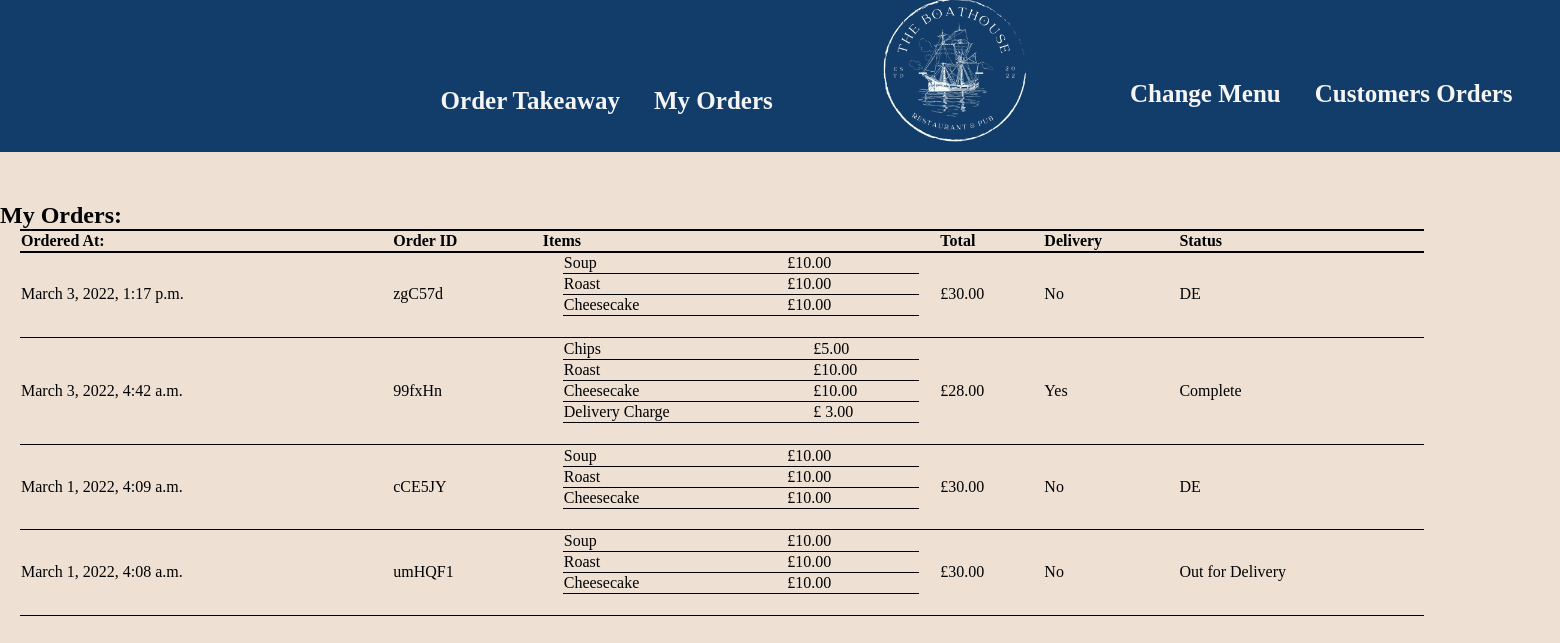
/my_orders/ (signed in), run on an earlier commit of the app's database.
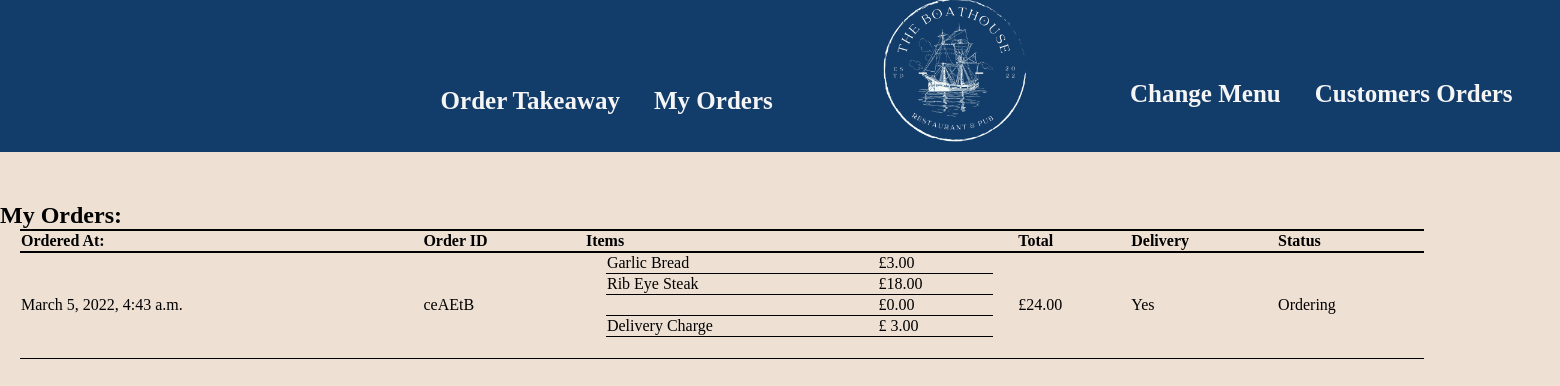
And on a later commit of the database.
### menu/models.py (models this page shows, shortened)
class Order(models.Model):
    Ordering = "OR"
    Pending = "PE"
    Delivery = "DL"
    Collect = "CL"
    Complete = "CO"
    Delivery = "DL"
    Collection = "CL"
    status_type = [(Ordering, "Ordering"),(Pending, "Pending"), (Delivery, "Out for Delivery"), (Collect, "Ready for Collection"), (Complete, "Complete")]
    delivery_type = [(Delivery, "Delivery"),(Collection, "Collection")]
    time = models.DateTimeField(auto_now_add = True, editable= False) #automatically adds the time of when the data was added to the database
    order_code = models.CharField(max_length=6, primary_key=True, editable=False, unique=True)
    customer = models.ForeignKey(CustomUser, on_delete=models.CASCADE, default = id(CustomUser)) #automatically adds the user of added the data to the database
    starter  = models.ForeignKey(Dish, on_delete=models.SET_DEFAULT, limit_choices_to= Q(course = "ST") | Q(course = "EM"), related_name='starter', default= id(1)) # defaults the field input to a blank dish worth £0
    main = models.ForeignKey(Dish, on_delete=models.SET_DEFAULT, limit_choices_to=Q(course = "MA") | Q(course = "EM"), related_name='main', default= id(1))
    dessert = models.ForeignKey(Dish, on_delete=models.SET_DEFAULT, limit_choices_to=Q(course = "DE") | Q(course = "EM"), related_name='dessert', default= id(1))
    delivery = models.CharField(max_length = 2, choices= delivery_type, default = "DL")
    status = models.CharField(max_length = 2, choices= status_type, default = "OR")
    @property
    def get_total(self):
        prices =[self.starter.price, self.main.price, self.dessert.price]
        total = 0
        for price in prices:
                total += price
        if self.delivery == "DL":
            total += 3
        return total

class Dish(models.Model):
    Empty = "EM"
    Starter = "ST"
    Main = "MA"
    Dessert = "DE"
    Meat = "ME"
    Fish = "FI"
    Vegetarian = "VE"
    course_type = [(Empty, " "), (Starter, "Starter"), (Main, "Main"), (Dessert, "Dessert")]
    dietry_type = [(Meat, "Meat"), (Fish, "Fish"), (Vegetarian, "Vegetarian")]
    course = models.CharField(max_length = 2, choices= course_type, default = "ST")
    name = models.CharField(max_length= 50, blank =True)
    descrip= models.CharField(max_length= 150, blank =True, verbose_name= "description")
    diet = models.CharField(max_length = 2, choices= dietry_type, blank = True)
    price = models.FloatField(validators=[MinValueValidator(0.00)], default=0.00)
    def __str__(self):
        return self.name

### menu/views.py (the view)
# urls.py: path("my_orders/", views.MyOrderView.as_view(), name="myorders"),
class MyOrderView(LoginRequiredMixin, ListView):
        model = Order
        template_name = "menu/my_orders.html"
        def get_queryset(self):
            return Order.objects.filter(customer = self.request.user).order_by("-time")

### menu/templatetags/auth_extras.py (called while the page is built)
@register.filter(name='has_group')
def has_group(user, group_name):
    return user.groups.filter(name=group_name).exists()

### menu/templates/menu/my_orders.html (shortened to what this page needs)
<!DOCTYPE html>
{% extends 'menu/base.html' %}
{% block content %}
<h2>My Orders:</h2>
<table>
  <tr>
    <th>Ordered At:</th>
    <th>Order ID</th>
    <th>Items</th>
    <th>Total</th>
    <th>Delivery</th>
    <th>Status</th>
  </tr>
  {% for order in object_list %}
    <tr>
        <td>{{order.time}}</td>
        <td>{{order.order_code}}</td>
        <td>
          <table>
              <tr>
                    <td>{{order.starter}}</td>
                    <td>£{{order.starter.price|floatformat:2}}</td>
          </tr>
          <tr>
                    <td>{{order.main}}</td>
                    <td>£{{order.main.price|floatformat:2}}</td>
          </tr>
          <tr>
                    <td>{{order.dessert}}</td>
                  <td>£{{order.dessert.price|floatformat:2}}</td>
          </tr>
          <tr>
            {% if order.delivery == "DL" %}
                <td>Delivery Charge</td>
                <td>£ 3.00</td>
            {% endif %}
          </tr>
        </table>
        </td>
        <td> £{{order.get_total|floatformat:2 }}</td>
        {% if order.delivery == "DL" %}
        <td>Yes</td>
        {% else %}
        <td>No</td>
        {% endif %}
        <td>{{order.get_status_display}}</td>
    </tr>
{% endfor %}
 </table>
{% endblock %}

What changed in the data, as far as the page shows it:
removed Order: time "March 3, 2022, 1:17 p.m.", order_code "zgC57d", starter "Soup", starter.price "10.00", main "Roast", main.price "10.00", dessert "Cheesecake", dessert.price "10.00", get_total "30.00", shows "No", status "DE"
removed Order: time "March 3, 2022, 4:42 a.m.", order_code "99fxHn", starter "Chips", starter.price "5.00", main "Roast", main.price "10.00", dessert "Cheesecake", dessert.price "10.00", shows "Delivery Charge", get_total "28.00", shows "Yes", status "Complete"
removed Order: time "March 1, 2022, 4:09 a.m.", order_code "cCE5JY", starter "Soup", starter.price "10.00", main "Roast", main.price "10.00", dessert "Cheesecake", dessert.price "10.00", get_total "30.00", shows "No", status "DE"
removed Order: time "March 1, 2022, 4:08 a.m.", order_code "umHQF1", starter "Soup", starter.price "10.00", main "Roast", main.price "10.00", dessert "Cheesecake", dessert.price "10.00", get_total "30.00", shows "No", status "Out for Delivery"
added Order: time "March 5, 2022, 4:43 a.m.", order_code "ceAEtB", starter "Garlic Bread", starter.price "3.00", main "Rib Eye Steak", main.price "18.00", dessert.price "0.00", shows "Delivery Charge", get_total "24.00", shows "Yes", status "Ordering"
